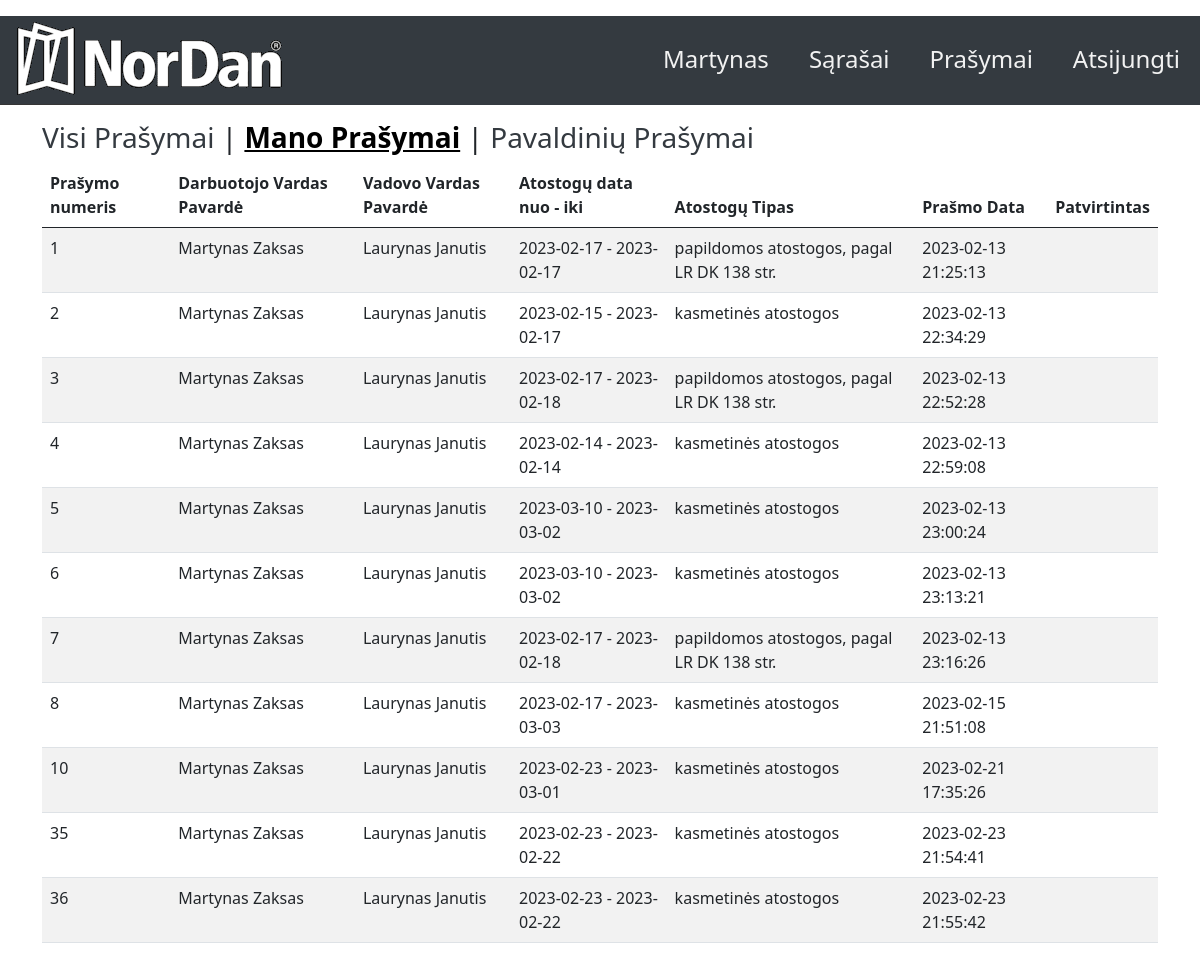
/my_vacations (signed in), run on an earlier commit of the app's database.
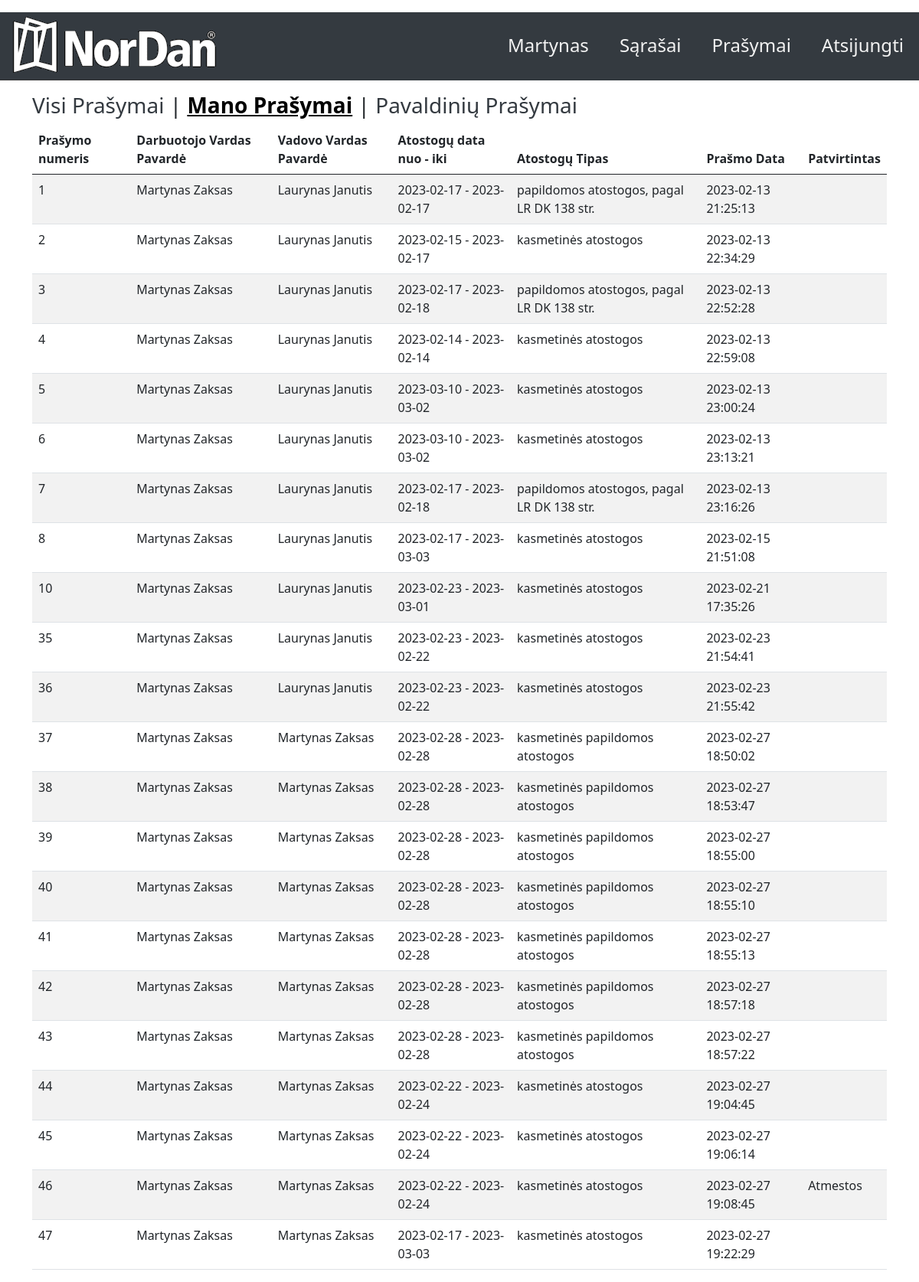
And on a later commit of the database.
### app.py (models this page shows, shortened)
class User(db.Model, UserMixin):  # type: ignore
    __tablename__ = "user"
    id = db.Column(db.Integer, primary_key=True)
    name = db.Column(db.String(25), nullable=False)
    surname = db.Column(db.String(25), nullable=False)
    email = db.Column(db.String(25), nullable=False, unique=True)
    department = db.Column(db.String(60), nullable=False)
    password = db.Column(db.String(254), nullable=False)
    pavaldinys = db.Column(db.Integer, nullable=False)
    admin = db.Column(db.Boolean, nullable=False)
    vadovas = db.Column(db.Boolean, nullable=False)
    vacations = db.relationship('Vacations', backref='user')

class Vacations(db.Model, UserMixin):
    __tablename__ = "vacations"
    id = db.Column(db.Integer, primary_key=True)
    user_id = db.Column(db.Integer, db.ForeignKey('user.id'))
    name = db.Column(db.String(60), nullable=False)
    surname = db.Column(db.String(60), nullable=False)
    mid = db.Column(db.Integer)
    mname = db.Column(db.String(60), nullable=False)
    msurname = db.Column(db.String(60), nullable=False)
    datefrom = db.Column(db.Date, nullable=False)
    dateto = db.Column(db.Date, nullable=False)
    approved = db.Column(db.Boolean, db.ForeignKey('typeapprove.appruvetype'))
    type = db.Column(db.Integer, db.ForeignKey('typevacation.id'))
    creation_date = db.Column(db.DateTime)
    status_date = db.Column(db.DateTime)

class TypeVacation(db.Model):
    __tablename__ = "typevacation"
    id = db.Column(db.Integer, primary_key=True)
    title = db.Column(db.String(250), nullable=False)
    description = db.Column(db.String(250), nullable=False)
    vacations = db.relationship('Vacations', backref='typevacation')

class TypeApprove(db.Model):
    __tablename__ = "typeapprove"
    id = db.Column(db.Integer, primary_key=True)
    appruvetype =  db.Column(db.Boolean)
    title = db.Column(db.String(250), nullable=False)
    description = db.Column(db.String(250), nullable=False)
    vacations = db.relationship('Vacations', backref='typeapprove')

### app.py (the view)
@app.route("/my_vacations")
@login_required
def my_vacations():
    my_vacations = Vacations.query.filter_by(user_id=current_user.id)
    return render_template("my_vacations.html", my_vacations=my_vacations)

### app.py (called while the page is built)
@login_manager.user_loader
def load_user(id):
    return User.query.get(int(id))

### templates/my_vacations.html (shortened to what this page needs)
{% extends "base.html" %}
{% block content %}
    <h3 class="title"><a href="{{url_for('dashboard')}}">Visi Prašymai</a><a> | </a><b>Mano Prašymai</b>
      {% if current_user.vadovas == 1 %}
      <a> | </a>
      <a href="{{url_for('employees_vacations')}}">Pavaldinių Prašymai</a>
      {% endif %}
    </h3>
<table id="data" class="table table-striped">
    <thead>
  <tr>
    <th>Prašymo numeris</th>
    <th>Darbuotojo Vardas Pavardė</th>
    <th>Vadovo Vardas Pavardė</th>
    <th>Atostogų data nuo - iki</th>
    <th>Atostogų Tipas</th>
    <th>Prašmo Data</th>
    <th>Patvirtintas</th>
  </tr>
  </thead>
  <tbody>
   {% if my_vacations %}
{% for vacation in my_vacations %}
  <tr>
    <td>{{vacation.id}}</td>
    <td>{{vacation.name}} {{vacation.surname}}</td>
    <td>{{vacation.mname}} {{vacation.msurname}}</td>
    <td>{{vacation.datefrom}} - {{vacation.dateto}}</td>
    <td>{{vacation.typevacation.title}}</td>
    <td>{{vacation.creation_date.strftime('%Y-%m-%d %H:%M:%S')}}</td>
    <td>{{vacation.typeapprove.title}}</td>
  </tr>
  {% endfor %}
{% endif %}
</tbody>
</table>
{% endblock %}

### templates/base.html (shortened to what this page needs)
<!doctype html>
<html>
  <head>
    <link href="https://cdn.jsdelivr.net/npm/bootstrap@5.0.1/dist/css/bootstrap.min.css" rel="stylesheet">
    <link rel="stylesheet" type="text/css" href="https://cdn.datatables.net/1.10.25/css/dataTables.bootstrap5.css">
  </head>
  <body>
    <header>
      <p> {% include 'top.html' %}</p>
  </header>
    <div class="container">
      {% block content %}
      {% endblock content %}
    </div>
  </body>
</html>

### templates/top.html (shortened to what this page needs)
<head>
    <link rel="stylesheet" href="{{ url_for('static', filename='css/style.css') }}">
</head>
<header>
    <div class="topnav app">
        {% if current_user.is_authenticated %}
        <a class="split menu"  href="{{url_for('logout')}}">Atsijungti</a>
        <a class="split menu" href="{{url_for('vacation_request')}}">Prašymai</a>
        <a class="split menu" href="{{url_for('dashboard')}}">Sąrašai</a>
        <a class="split menu" href="{{url_for('account')}}">{{ current_user.name }}</a>
        {% else %}
        <a class="split menu" href="{{url_for('register')}}">Registruotis</a>
        <a class="split menu" href="{{url_for('login')}}">Prisijungti</a>
        <a class="split menu" href="{{url_for('reset_password')}}">Atkurti Paskyrą</a>
        {% endif %}
        <img class="img" class="split" src="{{ url_for('static', filename='logo/logo_gr_300x89.png') }}" alt="">
    </div>
</header>

### static/css/style.css (style rules this page uses)
.topnav { overflow: hidden; max-height: 89px; background-color: rgb(52,58,64); min-height: 89px; width: 100%; }
.topnav a { float: left; color: #f2f2f2; text-align: center; padding: 25px 20px; text-decoration: none; font-size: 24px; min-height: 89px; }
.dropdown, .split { background-color: rgb(52,58,64); max-height: 89px; }
.topnav a.split, select.split { float: right; }
.title { align-self: center; flex-direction:column; }
.title b { color: black; background-color: transparent; text-decoration: underline; }
.title a:link { color: rgb(52,58,64); background-color: transparent; text-decoration: none; }

What changed in the data, as far as the page shows it:
added Vacations: id "37", name "Martynas", surname "Zaksas", mname "Martynas", msurname "Zaksas", datefrom "2023-02-28", dateto "2023-02-28", typevacation "kasmetinės papildomos atostogos", creation_date "2023-02-27 18:50:02"
added Vacations: id "38", name "Martynas", surname "Zaksas", mname "Martynas", msurname "Zaksas", datefrom "2023-02-28", dateto "2023-02-28", typevacation "kasmetinės papildomos atostogos", creation_date "2023-02-27 18:53:47"
added Vacations: id "39", name "Martynas", surname "Zaksas", mname "Martynas", msurname "Zaksas", datefrom "2023-02-28", dateto "2023-02-28", typevacation "kasmetinės papildomos atostogos", creation_date "2023-02-27 18:55:00"
added Vacations: id "40", name "Martynas", surname "Zaksas", mname "Martynas", msurname "Zaksas", datefrom "2023-02-28", dateto "2023-02-28", typevacation "kasmetinės papildomos atostogos", creation_date "2023-02-27 18:55:10"
added Vacations: id "41", name "Martynas", surname "Zaksas", mname "Martynas", msurname "Zaksas", datefrom "2023-02-28", dateto "2023-02-28", typevacation "kasmetinės papildomos atostogos", creation_date "2023-02-27 18:55:13"
added Vacations: id "42", name "Martynas", surname "Zaksas", mname "Martynas", msurname "Zaksas", datefrom "2023-02-28", dateto "2023-02-28", typevacation "kasmetinės papildomos atostogos", creation_date "2023-02-27 18:57:18"
added Vacations: id "43", name "Martynas", surname "Zaksas", mname "Martynas", msurname "Zaksas", datefrom "2023-02-28", dateto "2023-02-28", typevacation "kasmetinės papildomos atostogos", creation_date "2023-02-27 18:57:22"
added Vacations: id "44", name "Martynas", surname "Zaksas", mname "Martynas", msurname "Zaksas", datefrom "2023-02-22", dateto "2023-02-24", typevacation "kasmetinės atostogos", creation_date "2023-02-27 19:04:45"
added Vacations: id "45", name "Martynas", surname "Zaksas", mname "Martynas", msurname "Zaksas", datefrom "2023-02-22", dateto "2023-02-24", typevacation "kasmetinės atostogos", creation_date "2023-02-27 19:06:14"
added Vacations: id "46", name "Martynas", surname "Zaksas", mname "Martynas", msurname "Zaksas", datefrom "2023-02-22", dateto "2023-02-24", typevacation "kasmetinės atostogos", creation_date "2023-02-27 19:08:45", typeapprove "Atmestos"
added Vacations: id "47", name "Martynas", surname "Zaksas", mname "Martynas", msurname "Zaksas", datefrom "2023-02-17", dateto "2023-03-03", typevacation "kasmetinės atostogos", creation_date "2023-02-27 19:22:29"
